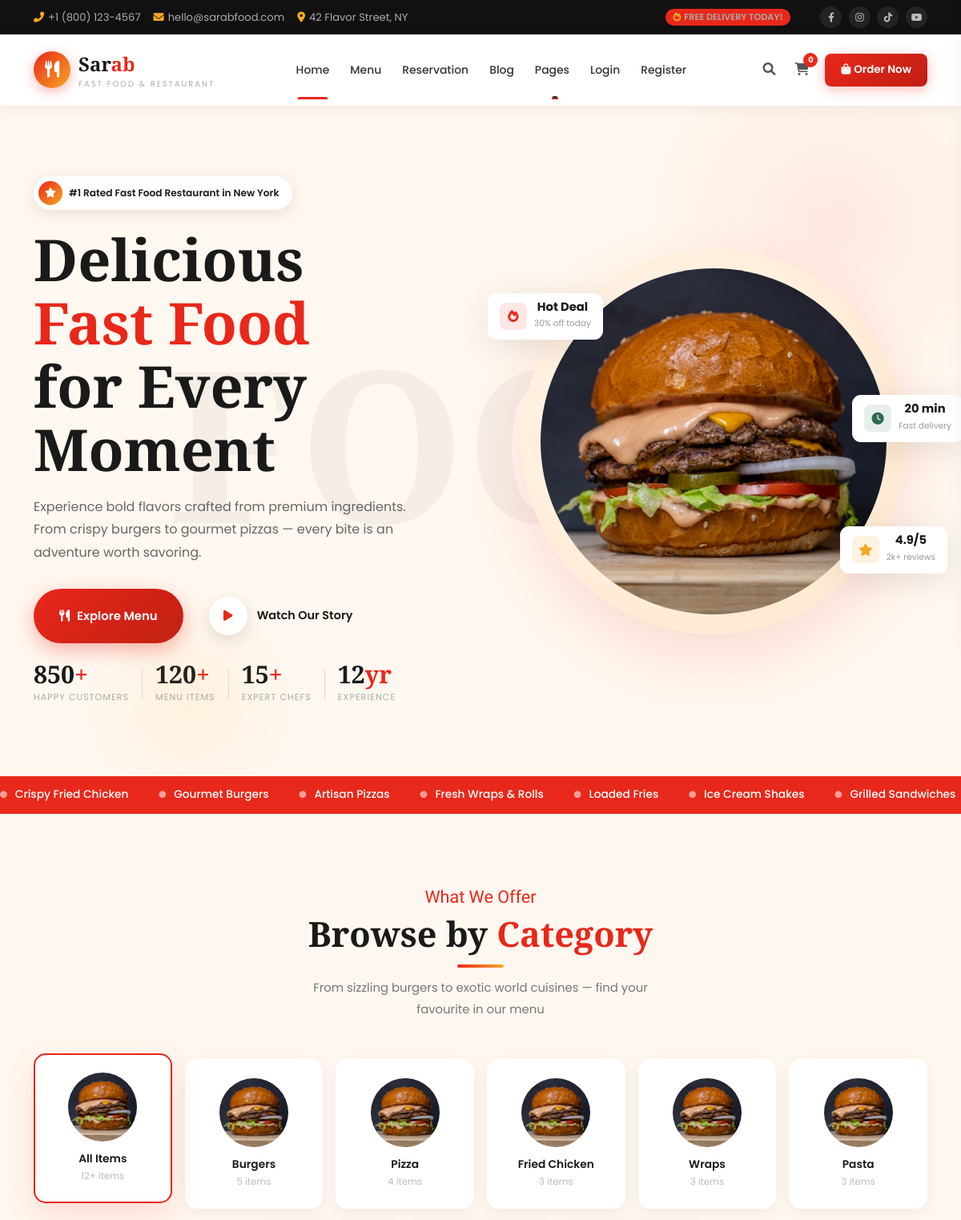
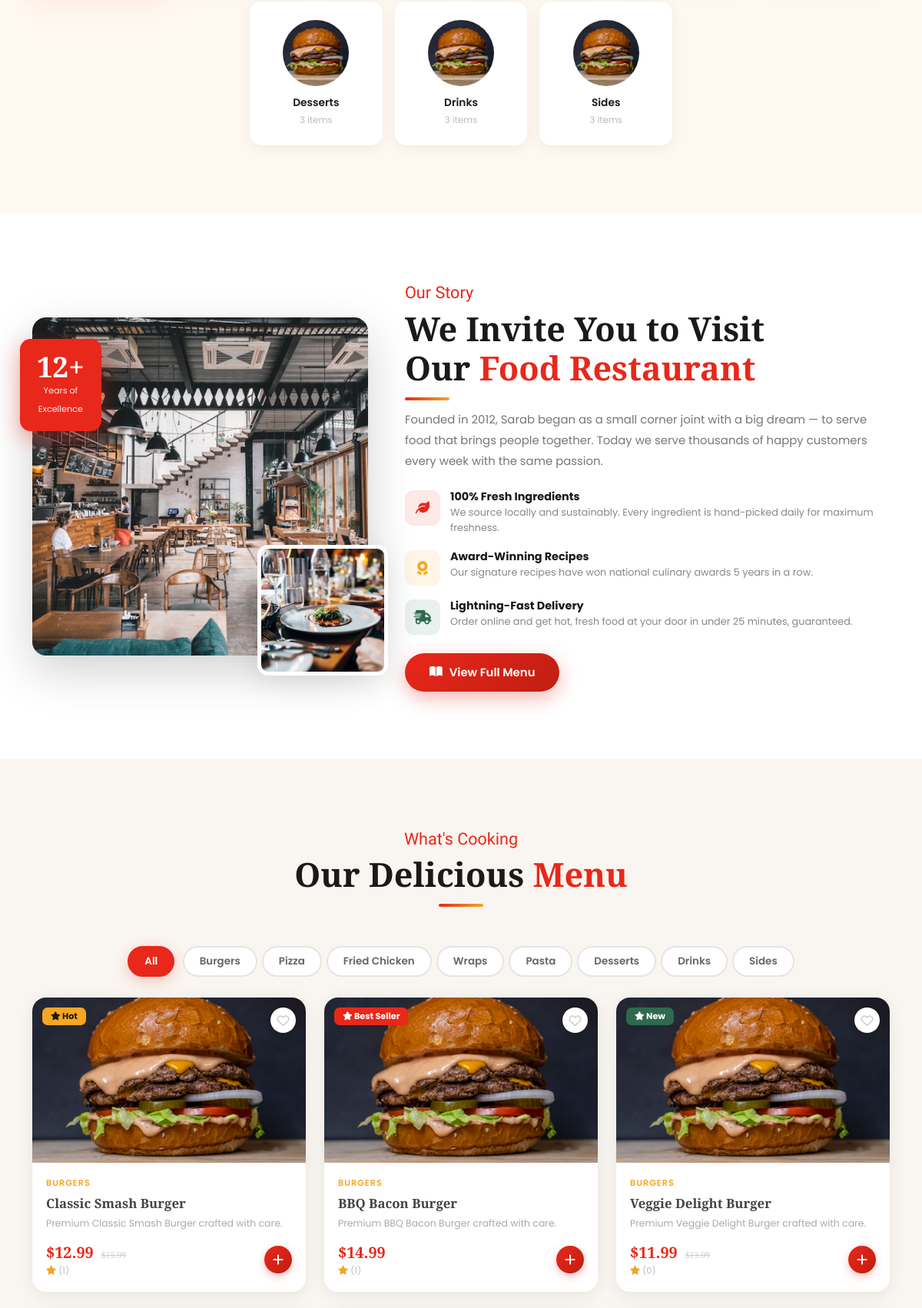
The page / (upper part) on the database its author committed (2 pictures, top to bottom).
### menu/models.py (models this page shows, shortened)
class Category(models.Model):
    name = models.CharField(max_length=100)
    slug = models.SlugField(unique=True)
    image = models.ImageField(upload_to='categories/', blank=True, null=True)
    description = models.TextField(blank=True)
    icon = models.CharField(max_length=50, blank=True, default='fas fa-utensils')
    is_active = models.BooleanField(default=True)
    order = models.PositiveIntegerField(default=0)
    created_at = models.DateTimeField(auto_now_add=True)
    class Meta:
        ordering = ['order', 'name']
        verbose_name_plural = 'Categories'
    @property
    def item_count(self):
        if hasattr(self, '_item_count'):
            return self._item_count
        return self.items.filter(is_available=True).count()

class MenuItem(models.Model):
    BADGE_NONE = ''
    BADGE_HOT = 'hot'
    BADGE_NEW = 'new'
    BADGE_BESTSELLER = 'bestseller'
    BADGE_CHEFS_PICK = 'chefs_pick'
    BADGE_CHOICES = [
        (BADGE_NONE, 'None'),
        (BADGE_HOT, 'Hot'),
        (BADGE_NEW, 'New'),
        (BADGE_BESTSELLER, 'Best Seller'),
        (BADGE_CHEFS_PICK, "Chef's Pick"),
    ]
    category = models.ForeignKey(Category, on_delete=models.CASCADE, related_name='items')
    name = models.CharField(max_length=200)
    slug = models.SlugField(unique=True)
    description = models.TextField()
    short_description = models.CharField(max_length=200, blank=True)
    image = models.ImageField(upload_to='menu/', blank=True, null=True)
    price = models.DecimalField(max_digits=10, decimal_places=2)
    old_price = models.DecimalField(max_digits=10, decimal_places=2, null=True, blank=True)
    badge = models.CharField(max_length=20, choices=BADGE_CHOICES, default=BADGE_NONE, blank=True)
    calories = models.PositiveIntegerField(null=True, blank=True)
    prep_time = models.PositiveIntegerField(null=True, blank=True, help_text='Minutes')
    is_available = models.BooleanField(default=True)
    is_vegetarian = models.BooleanField(default=False)
    is_vegan = models.BooleanField(default=False)
    is_gluten_free = models.BooleanField(default=False)
    is_spicy = models.BooleanField(default=False)
    is_featured = models.BooleanField(default=False)
    tags = models.ManyToManyField(Tag, blank=True)
    order = models.PositiveIntegerField(default=0)
    created_at = models.DateTimeField(auto_now_add=True)
    updated_at = models.DateTimeField(auto_now=True)
    class Meta:
        ordering = ['order', 'name']
    @property
    def average_rating(self):
        if hasattr(self, '_avg_rating'):
            return round(self._avg_rating, 1) if self._avg_rating else 0.0
        reviews = self.reviews.all()
        if reviews.exists():
            return round(sum(r.rating for r in reviews) / reviews.count(), 1)
        return 0.0
    @property
    def review_count(self):
        if hasattr(self, '_review_count'):
            return self._review_count
        return self.reviews.count()
    def get_image_url(self):
        if self.image:
            return self.image.url
        mapping = {
            'burgers': 'img/menu/1.jpg',
            'pizza': 'img/menu/2.jpg',
            'chicken': 'img/menu/3.jpg',
            'wraps': 'img/menu/4.jpg',
            'desserts': 'img/menu/5.jpg',
            'pasta': 'img/menu/6.jpg',
        }
        return '/static/' + mapping.get(self.category.slug, 'img/menu/1.jpg')

### menu/views.py (the view)
# urls.py: path('', views.home, name='home'),
def home(request):
    categories = Category.objects.filter(is_active=True).annotate(
        _item_count=Count('items', filter=Q(items__is_available=True), distinct=True)
    )
    featured_items = _with_rating_annotations(
        MenuItem.objects.filter(is_available=True, is_featured=True)
    )[:6]
    menu_items = _with_rating_annotations(
        MenuItem.objects.filter(is_available=True).select_related('category')
    )[:12]
    return render(request, 'menu/home.html', {
        'categories': categories,
        'menu_items': menu_items,
        'featured_items': featured_items,
    })

### cart/cart.py (called while the page is built)
    def __len__(self):
        return sum(item['quantity'] for item in self.cart.values())

    def get_subtotal(self):
        return sum(Decimal(item['price']) * item['quantity'] for item in self.cart.values())

    def get_tax(self):
        return (self.get_subtotal() * TAX_RATE).quantize(Decimal('0.01'))

    def get_delivery_fee(self):
        if self.get_subtotal() >= FREE_DELIVERY_THRESHOLD:
            return Decimal('0.00')
        return DELIVERY_FEE

    def get_total(self):
        return self.get_subtotal() + self.get_tax() + self.get_delivery_fee()

    def get_item_count(self):
        return len(self)

### cart/context_processors.py (called while the page is built)
def cart_processor(request):
    cart = Cart(request)
    return {
        'cart': cart,
        'cart_count': cart.get_item_count(),
        'cart_total': cart.get_total(),
        'tax_rate_percent': (TAX_RATE * 100).quantize(Decimal('1')) if (TAX_RATE * 100) == (TAX_RATE * 100).to_integral_value() else (TAX_RATE * 100).normalize(),
    }

### menu/context_processors.py (called while the page is built)
def categories_processor(request):
    return {'all_categories': Category.objects.filter(is_active=True)}

### menu/views.py (called while the page is built)
def _with_rating_annotations(queryset):
    return queryset.annotate(
        _avg_rating=Avg('reviews__rating'), _review_count=Count('reviews', distinct=True)
    ).prefetch_related('tags')

### templates/menu/home.html (shortened to what this page needs)
{% extends "base/base.html" %}
{% load static %}
{% block nav_home %}active{% endblock %}
{% block content %}
<section id="hero">
  <div class="hs hs1"></div><div class="hs hs2"></div>
  <div class="hbgtxt">FOOD</div>
  <div class="container">
    <div class="row align-items-center g-5" style="min-height:88vh;">
      <div class="col-lg-6">
        <div class="hbadge"><div class="hbi"><i class="fas fa-star"></i></div><span>#1 Rated Fast Food Restaurant in New York</span></div>
        <h1 class="htitle">Delicious <span class="hl">Fast Food</span><br/>for Every Moment</h1>
        <p class="hdesc">Experience bold flavors crafted from premium ingredients. From crispy burgers to gourmet pizzas — every bite is an adventure worth savoring.</p>
        <div class="d-flex flex-wrap gap-3 mb-2">
          <a href="{% url 'full_menu' %}" class="btn-red"><i class="fas fa-utensils"></i>Explore Menu</a>
          <a href="https://www.youtube.com/watch?v=RXv_uIN6e-Y" class="magnific_popup btn-play popup-youtube">
            <div class="pico"><i class="fas fa-play"></i></div><span>Watch Our Story</span>
          </a>
        </div>
        <div class="hstats d-flex gap-3 flex-wrap mt-4">
          <div class="hstat"><span class="snum">850<em>+</em></span><small>Happy Customers</small></div>
          <div class="hstat"><span class="snum">120<em>+</em></span><small>Menu Items</small></div>
          <div class="hstat"><span class="snum">15<em>+</em></span><small>Expert Chefs</small></div>
          <div class="hstat"><span class="snum">12<em>yr</em></span><small>Experience</small></div>
        </div>
      </div>
      <div class="col-lg-6">
        <div style="position:relative;text-align:center;">
          <div class="hcircle"><img src="{% static 'img/banner-img.jpg' %}" alt="Burger"/></div>
          <div class="fcard fc1"><div class="fcoi r"><i class="fas fa-fire"></i></div><div><span class="fcnum">Hot Deal</span><span class="fcsm">30% off today</span></div></div>
          <div class="fcard fc2"><div class="fcoi y"><i class="fas fa-star"></i></div><div><span class="fcnum">4.9/5</span><span class="fcsm">2k+ reviews</span></div></div>
          <div class="fcard fc3"><div class="fcoi g"><i class="fas fa-clock"></i></div><div><span class="fcnum">20 min</span><span class="fcsm">Fast delivery</span></div></div>
        </div>
      </div>
    </div>
  </div>
</section>
<div class="mqsec">
  <div class="mqtrack">
    <div class="mqitem"><i class="fas fa-circle"></i>Crispy Fried Chicken</div>
    <div class="mqitem"><i class="fas fa-circle"></i>Gourmet Burgers</div>
    <div class="mqitem"><i class="fas fa-circle"></i>Artisan Pizzas</div>
    <div class="mqitem"><i class="fas fa-circle"></i>Fresh Wraps &amp; Rolls</div>
    <div class="mqitem"><i class="fas fa-circle"></i>Loaded Fries</div>
    <div class="mqitem"><i class="fas fa-circle"></i>Ice Cream Shakes</div>
    <div class="mqitem"><i class="fas fa-circle"></i>Grilled Sandwiches</div>
  </div>
</div>
<section id="category">
  <div class="container">
    <div class="text-center mb-5" data-aos="fade-up">
      <span class="slbl">What We Offer</span>
      <h2 class="stitle">Browse by <span>Category</span></h2>
      <div class="sline"></div>
      <p class="sdesc mx-auto" style="max-width:480px;">From sizzling burgers to exotic world cuisines — find your favourite in our menu</p>
    </div>
    <div class="row g-3 justify-content-center">
      <div class="col-6 col-sm-4 col-md-3 col-lg-2" data-aos="zoom-in"><div class="catcard active" onclick="window.location.href='{% url 'full_menu' %}'"><img class="catimg" src="{% static 'img/category/1.jpg' %}" alt="All" onerror="this.style.display='none'"/><div class="catnm">All Items</div><div class="catct">{{ menu_items|length }}+ items</div></div></div>
      {% for cat in categories %}
      <div class="col-6 col-sm-4 col-md-3 col-lg-2" data-aos="zoom-in" data-aos-delay="{{ forloop.counter }}0">
        <div class="catcard" onclick="window.location.href='{% url 'full_menu' %}?category={{ cat.slug }}'">
          {% if cat.image %}<img class="catimg" src="{{ cat.image.url }}" alt="{{ cat.name }}"/>
          {% else %}<img class="catimg" src="{% static 'img/category/1.jpg' %}" alt="{{ cat.name }}" onerror="this.style.display='none'"/>{% endif %}
          <div class="catnm">{{ cat.name }}</div>
          <div class="catct">{{ cat.item_count }} items</div>
        </div>
      </div>
      {% endfor %}
    </div>
  </div>
</section>
<section id="about">
  <div class="container">
    <div class="row align-items-center g-5">
      <div class="col-lg-5" data-aos="fade-right">
        <div class="astack">
          <div class="aexp"><span class="anum">12+</span><small>Years of<br/>Excellence</small></div>
          <div class="amain"><img src="{% static 'img/about1.jpg' %}" alt="Restaurant"/></div>
          <div class="asm"><img src="{% static 'img/about2.jpg' %}" alt=""/></div>
        </div>
      </div>
      <div class="col-lg-7" data-aos="fade-left">
        <span class="slbl">Our Story</span>
        <h2 class="stitle text-start">We Invite You to Visit<br/>Our <span>Food Restaurant</span></h2>
        <div class="sline lft"></div>
        <p class="sdesc mb-4">Founded in 2012, Sarab began as a small corner joint with a big dream — to serve food that brings people together. Today we serve thousands of happy customers every week with the same passion.</p>
        <div class="mb-4">
          <div class="fti"><div class="ftico r"><i class="fas fa-leaf"></i></div><div><h6>100% Fresh Ingredients</h6><p>We source locally and sustainably. Every ingredient is hand-picked daily for maximum freshness.</p></div></div>
          <div class="fti"><div class="ftico y"><i class="fas fa-award"></i></div><div><h6>Award-Winning Recipes</h6><p>Our signature recipes have won national culinary awards 5 years in a row.</p></div></div>
          <div class="fti"><div class="ftico g"><i class="fas fa-shipping-fast"></i></div><div><h6>Lightning-Fast Delivery</h6><p>Order online and get hot, fresh food at your door in under 25 minutes, guaranteed.</p></div></div>
        </div>
        <a href="{% url 'full_menu' %}" class="btn-red"><i class="fas fa-book-open"></i>View Full Menu</a>
      </div>
    </div>
  </div>
</section>
<section id="menu">
  <div class="container">
    <div class="text-center mb-5" data-aos="fade-up">
      <span class="slbl">What's Cooking</span>
      <h2 class="stitle">Our Delicious <span>Menu</span></h2>
      <div class="sline"></div>
    </div>
    <div class="text-center mb-4" data-aos="fade-up">
      <button class="filtbtn active" data-f="all">All</button>
      {% for cat in categories %}<button class="filtbtn" data-f="{{ cat.slug }}">{{ cat.name }}</button>{% endfor %}
    </div>
    <div class="row g-4" id="mgrid">
      {% for item in menu_items %}
      <div class="col-sm-6 col-lg-4 mwrap" data-c="{{ item.category.slug }}" data-aos="fade-up" data-aos-delay="{{ forloop.counter0 }}0">
        <div class="mcard"
          data-img="{{ item.get_image_url }}"
          data-title="{{ item.name }}"
          data-cat="{{ item.category.name }}"
          data-price="${{ item.price }}"
          data-old="{% if item.old_price %}${{ item.old_price }}{% endif %}"
          data-rating="{{ item.average_rating }}"
          data-reviews="{{ item.review_count }}"
          data-cal="{{ item.calories|default:'—' }}"
          data-time="{{ item.prep_time|default:'15' }}"
          data-desc="{{ item.description|truncatechars:160 }}"
          data-tags="{% for tag in item.tags.all %}{{ tag.name }}{% if not forloop.last %},{% endif %}{% endfor %}"
          data-id="{{ item.id }}">
          <div class="mimg">
            <img src="{{ item.get_image_url }}" alt="{{ item.name }}" onerror="this.src='{% static 'img/menu/1.jpg' %}'"/>
            {% if item.badge %}<div class="mbdg {% if item.badge == 'new' %}new{% elif item.badge == 'hot' %}hot{% endif %}"><i class="fas fa-star"></i> {{ item.get_badge_display }}</div>{% endif %}
            <div class="mhrt wishlist-btn" data-id="{{ item.id }}" style="cursor:pointer;"><i class="far fa-heart"></i></div>
          </div>
          <div class="mbody">
            <div class="mcat">{{ item.category.name }}</div>
            <div class="mtit">{{ item.name }}</div>
            <div class="mdesc">{{ item.short_description }}</div>
            <div class="mfoot">
              <div>
                <div class="mprice">${{ item.price }}{% if item.old_price %} <small>${{ item.old_price }}</small>{% endif %}</div>
                <div class="mstars"><i class="fas fa-star"></i> <span style="color:#bbb;font-size:.7rem;">({{ item.review_count }})</span></div>
              </div>
              <button class="madd" title="View Details"><i class="fas fa-plus"></i></button>
            </div>
          </div>
        </div>
      </div>
      {% empty %}
      <div class="col-12 text-center py-5"><p class="text-muted">Menu items coming soon! Visit the admin panel to add items.</p></div>
      {% endfor %}
    </div>
  </div>
</section>
{% endblock %}

### rows shown on the page
Category: name "Burgers", item_count "5"
Category: name "Pizza", item_count "4"
Category: name "Fried Chicken", item_count "3"
Category: name "Wraps", item_count "3"
Category: name "Pasta", item_count "3"
Category: name "Desserts", item_count "3"
Category: name "Drinks", item_count "3"
Category: name "Sides", item_count "3"
MenuItem: badge "Hot", category.name "BURGERS", name "Classic Smash Burger", short_description "Premium Classic Smash Burger crafted with care.", price "12.99", old_price "15.99", review_count "1"
MenuItem: badge "Best Seller", category.name "BURGERS", name "BBQ Bacon Burger", short_description "Premium BBQ Bacon Burger crafted with care.", price "14.99", review_count "1"
MenuItem: badge "New", category.name "BURGERS", name "Veggie Delight Burger", short_description "Premium Veggie Delight Burger crafted with care.", price "11.99", old_price "13.99", review_count "0"

### other values the page prints
{{ cart_count }} "0"
{{ menu_items|length }} "12"
